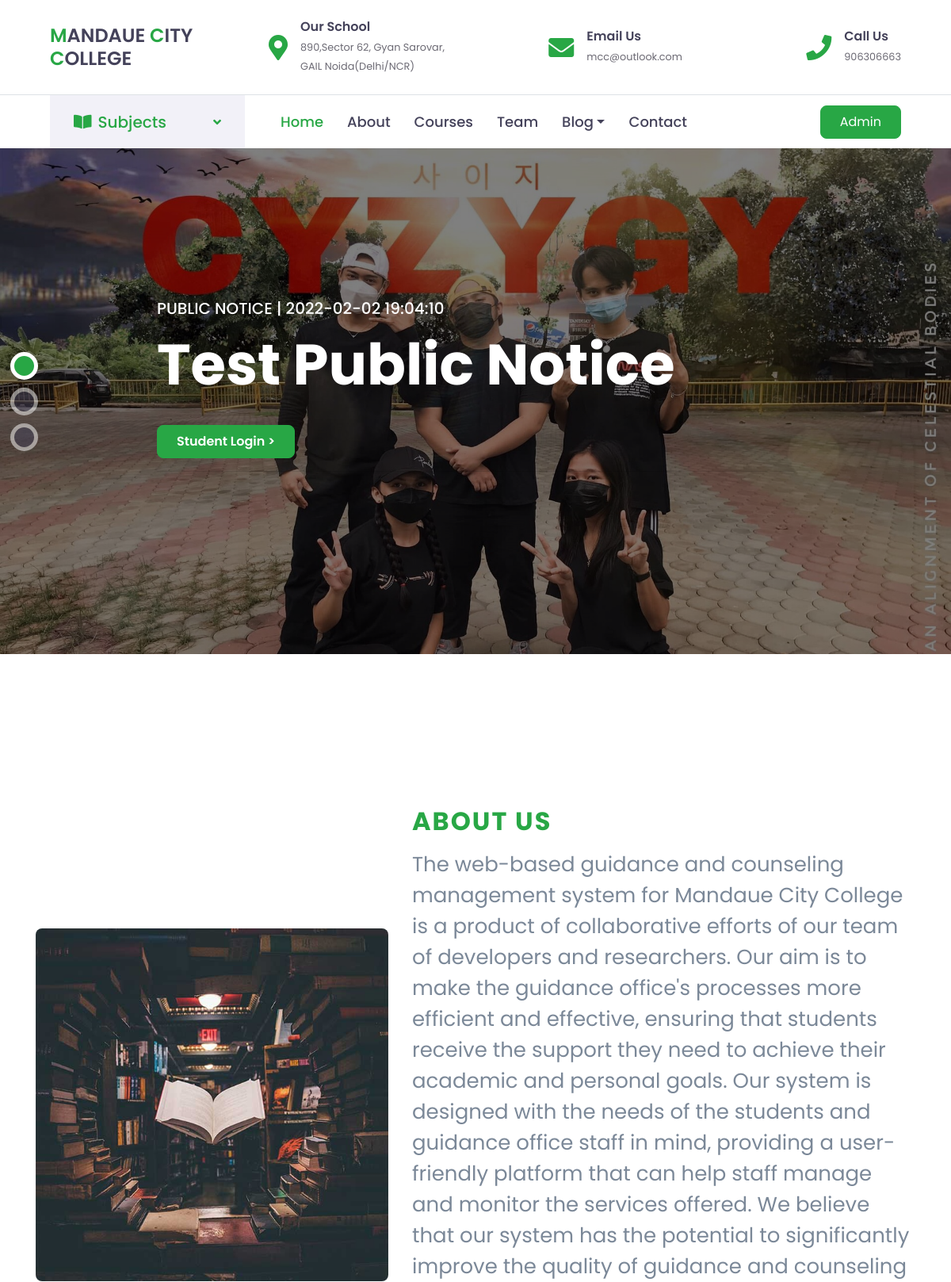
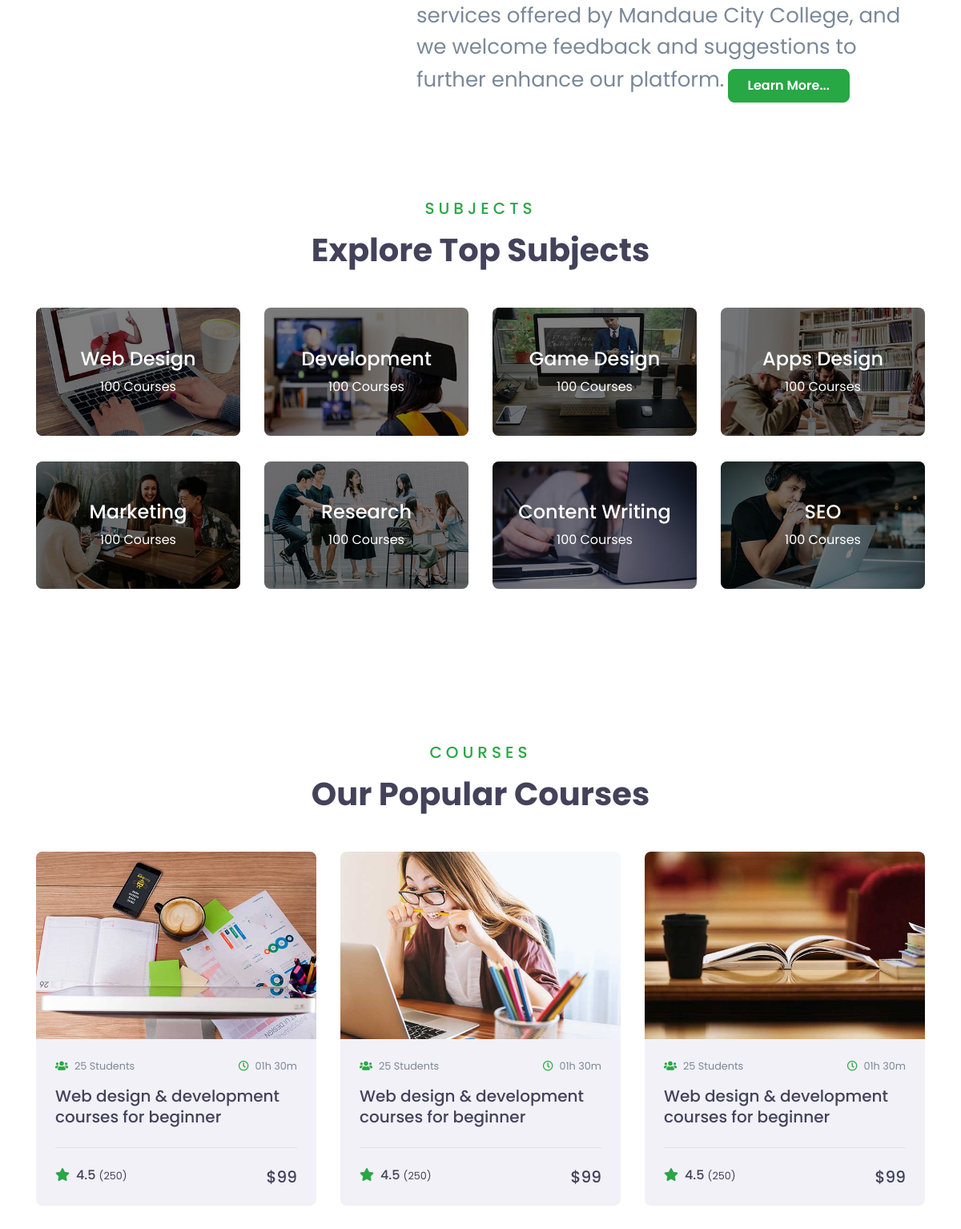
Screenshot of /g&cms-mcc/index1.php (upper part) with the database file from the repository (2 pictures, top to bottom).
### tables this page shows
CREATE TABLE `tblpage` (
  `ID` int NOT NULL,
  `PageType` varchar(200) DEFAULT NULL,
  `PageTitle` mediumtext,
  `PageDescription` mediumtext,
  `Email` varchar(200) DEFAULT NULL,
  `MobileNumber` bigint DEFAULT NULL,
  `UpdationDate` date DEFAULT NULL
);

CREATE TABLE `tblpublicnotice` (
  `ID` int NOT NULL,
  `NoticeTitle` varchar(200) DEFAULT NULL,
  `NoticeMessage` mediumtext,
  `CreationDate` timestamp NULL DEFAULT CURRENT_TIMESTAMP
);

### g&cms-mcc/index1.php (the view, shortened to what the rows shown need)
<?php
include('includes/dbconnection.php');
?>
<!DOCTYPE html>
<html lang="en">
<head>
    <link href="https://cdnjs.cloudflare.com/ajax/libs/font-awesome/5.10.0/css/all.min.css" rel="stylesheet">
    <link href="lib/owlcarousel/assets/owl.carousel.min.css" rel="stylesheet">
    <link href="css-page/style.css" rel="stylesheet">
    <link href="css-page/css-loader.css" rel="stylesheet">
</head>
<body>
    <div class="container-fluid p-0 pb-5 mb-5">
        <?php include_once('includes/header1.php'); ?>
        <div id="header-carousel" class="carousel slide carousel-fade" data-ride="carousel">
            <div class="carousel-inner">
                <div class="carousel-item active" style="min-height: 300px;">
                    <div id="notice-container"
                        class="carousel-caption d-flex align-items-center justify-content-center">
                        <div class="p-5" style="width: 100%; max-width: 900px;">
                            <?php
                            $sql   = "SELECT * from tblpublicnotice";
                            $query = $dbh->prepare($sql);
                            $query->execute();
                            $results = $query->fetchAll(PDO::FETCH_OBJ);
                            if ($query->rowCount() > 0) {
                                foreach ($results as $row) { ?>
                            <h5 class="text-white text-uppercase mb-md-3">Public notice |<a style="color:white"
                                    href="view-public-notice1.php?viewid=<?php echo htmlentities($row->ID); ?>"
                                    target="_blank"">
                                <?php echo htmlentities($row->CreationDate); ?></a></h5>
                            <h1 class=" display-3 text-white mb-md-4">
                                    <?php echo htmlentities($row->NoticeTitle); ?>
                                    <?php $cnt = $cnt + 1;
                                }
                            } ?>
                                    </h1>
                                    <a href="user/login.php"
                                        class="btn btn-primary py-md-2 px-md-4 font-weight-semi-bold mt-2">Student
                                        Login ></a>
                                    <hr /><br />
                        </div>
                    </div>
                </div>
            </div>
        </div>
    </div>
    <div class="container-fluid py-5">
        <div class="container py-5">
            <div class="row align-items-center">
                <div class="col-lg-7">
                    <div class="text-left mb-4">
                        <?php
                        $sql   = "SELECT * from tblpage where PageType='aboutus'";
                        $query = $dbh->prepare($sql);
                        $query->execute();
                        $results = $query->fetchAll(PDO::FETCH_OBJ);
                        if ($query->rowCount() > 0) {
                            foreach ($results as $row) {
                                ?>
                        <h2 class="text-primary text-uppercase mb-3" style="letter-spacing: 2px;">
                            <?php echo htmlentities($row->PageTitle); ?>
                        </h2>
                        <p>
                            <?php echo substr($row->PageDescription, 0, 846) . '...'; ?>
                        <?php $cnt = $cnt + 1;
                            }
                        } ?>
                        <a href="about.php" class="btn btn-primary py-md-2 px-md-4 font-weight-semi-bold mt-2">Learn
                            More...</a>
                    </div>
                </div>
            </div>
        </div>
        <div class="container-fluid py-5">
            <div class="container pt-5 pb-3">
                <div class="text-center mb-5">
                    <h1>Explore Top Subjects</h1>
                </div>
            </div>
        </div>
        <div class="container-fluid py-5">
            <div class="container py-5">
                <div class="text-center mb-5">
                    <h1>Our Popular Courses</h1>
                </div>
            </div>
        </div>
        <?php include_once('team.php'); ?>
</body>
</html>

### g&cms-mcc/includes/header1.php (shortened to what the rows shown need)
<div class="container-fluid d-none d-lg-block">
    <div class="row align-items-center py-4 px-xl-5">
        <div class="col-lg-3 text-right">
            <?php
            $sql   = "SELECT * from tblpage where PageType='contactus'";
            $query = $dbh->prepare($sql);
            $query->execute();
            $results = $query->fetchAll(PDO::FETCH_OBJ);
            if ($query->rowCount() > 0) {
                foreach ($results as $row) {
                    ?>
            <div class="d-inline-flex align-items-center">
                <i class="fa fa-2x fa-map-marker-alt text-primary mr-3"></i>
                <div class="text-left">
                    <h6 class="font-weight-semi-bold mb-1">Our School</h6>
                    <small>
                        <?php echo htmlentities($row->PageDescription); ?>
                    </small>
                </div>
            </div>
        </div>
        <div class="col-lg-3 text-right">
            <div class="d-inline-flex align-items-center">
                <i class="fa fa-2x fa-envelope text-primary mr-3"></i>
                <div class="text-left">
                    <h6 class="font-weight-semi-bold mb-1">Email Us</h6>
                    <small>
                        <?php echo htmlentities($row->Email); ?>
                    </small>
                </div>
            </div>
        </div>
        <div class="col-lg-3 text-right">
            <div class="d-inline-flex align-items-center">
                <i class="fa fa-2x fa-phone text-primary mr-3"></i>
                <div class="text-left">
                    <h6 class="font-weight-semi-bold mb-1">Call Us</h6>
                    <small>
                        <?php echo htmlentities($row->MobileNumber); ?>
                    </small>
                    <?php $cnt = $cnt + 1;
                }
            } ?>
                </div>
            </div>
        </div>
    </div>
</div>

### rows the page displays
tblpage: PageDescription "890,Sector 62, Gyan Sarovar, GAIL Noida(Delhi/NCR)", Email "mcc@outlook.com", MobileNumber "906306663"
tblpublicnotice: CreationDate "2022-02-02 19:04:10", NoticeTitle "Test Public Notice"
tblpage: PageTitle "ABOUT US", PageDescription "The web-based guidance and counseling management system for Mandaue City College is a product of collaborative efforts of our team of developers and researchers. Our aim is to make the guidance office's processes more efficient and effective, ensuring that students receive the support they need to achieve their academic and personal goals. Our system is designed with the needs of the students and guidance office staff in mind, providing a user-friendly platform that can help staff manage and monitor the services offered. We believe that our system has the potential to significantly improve the quality of guidance and counseling services offered by Mandaue City College, and we welcome…"
